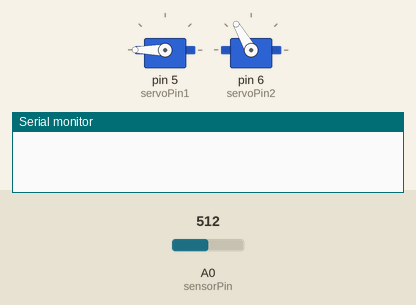
This sketch was run on a simulated Arduino Uno, built with avr-gcc and run on an emulated ATmega328P. Shown: 2 × servo, the last lines printed to the serial monitor. Inputs (shaded band) come from the test bench; at power-on: A0 (sensorPin) = 512.

Above: at 0.1 s.
At 37.1 s:
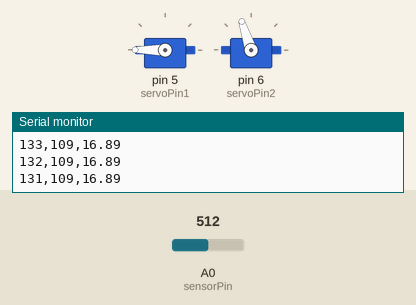
Timing chart, 0 to 38.6 s (numbered marks = the images above):
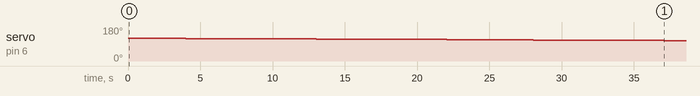

Measured:
- by itself, servo on pin 6 (servoPin2): moves from 120° to 108° over 33.1 s

The sketch:

sensingtest.ino
```cpp
#include <Servo.h>

int sensorPin = A0;    // select the input pin for the potentiometer
int sensorValue = 0;  // variable to store the value coming from the sensor
const int servoPin1 = 5;
const int servoPin2 = 6;
const int samples = 25; // Number of samples to average
const int approxOrder = 3; // Order of distance approximation function (1,2,3)
int values[samples];
Servo servo1;
Servo servo2;
int servo1Pos = 0;
int servo2Pos = 0;

void setup() {
  Serial.begin(9600);
  servo1.attach(servoPin1);
  servo2.attach(servoPin2);
}

/*
* Calculate the average value of a list of integers
*/
float average(int values[]) {
  int sum = 0;
  int length = sizeof(values)/sizeof(int);
  float averageValue = 0;
  for (int i = 0; i < length; i++) {
    sum += values[i];
  }
  averageValue = sum/length;
  return averageValue;
}

/*
* Tranform the IR sensor measurement into centimeters
* value: the value of the IR sensor
* order: the order of the approximation function to use (1,2,3)
*/
float distance(float value, int order) {
  float dist;
  switch (order) {
    case 3:
      dist = -0.000001211*pow(value,3)+0.0015*pow(value,2)-0.7193*value+154.49;
      break;
    case 2:
      dist = 0.0002*pow(value,2)-0.2315*value+99.687;
      break;
    case 1:
      dist = -0.113*value+79.55;
      break;
    default:
      return 0;
      break;
  }
  return dist;
}
/*
* Do a full scan of one direction, printing servo angles and distance in cm at each degree
* type: 0 = horizontal; 1 = vertical
* start: start degree for server
* end: end degree for server
*/
void scan(int type, int start, int end) {
  Servo servo;
  int *servoPos;
  if (!type) {
    servo = servo1;
    servoPos = &servo1Pos;
  } else {
    servo = servo2;
    servoPos = &servo2Pos;
  }
  int averageValue;
  int high;
  int low;
  int add = 0;
  if (start <= end) {
    add = 1;
  } else {
    add = 0;
  }
  *servoPos = start;
  while(1) {
    if (*servoPos == end) {
      break;
    }
    servo.write(*servoPos);
    for (int i = 0; i < samples; i++) {
      values[i] = analogRead(sensorPin);
      delay(2);
    }
    averageValue = average(values);
    Serial.print(servo1Pos);
    Serial.print(",");
    Serial.print(servo2Pos);
    Serial.print(",");
    Serial.println(distance(averageValue, approxOrder));
    if (add) {
      (*servoPos)+=1;
    } else {
      (*servoPos)-=1;
    }
  }
  //Give time to reset to start
  servo.write(start);
  delay(300);
}

void loop() {
  int vertStart = 120;
  int vertEnd = 85;
  int hozStart = 180;
  int hozEnd = 130;
  //Start in bottom right corner
  servo2.write(vertStart);
  servo1.write(hozStart);
  //Wait for servos to reach start position
  delay(1000);
  //Print new lines between runs for easy splitting
  for (int k = 0; k < 20; k++) {
    Serial.println("");
  }
  //For each vertical degree, do a horizontal scan.
  for (int i = vertStart; i != vertEnd; i -= 1) {
    servo2Pos = i;
    servo2.write(servo2Pos);
    delay(5);
    scan(0, hozStart, hozEnd);
  }
  delay(10000);
}
```
